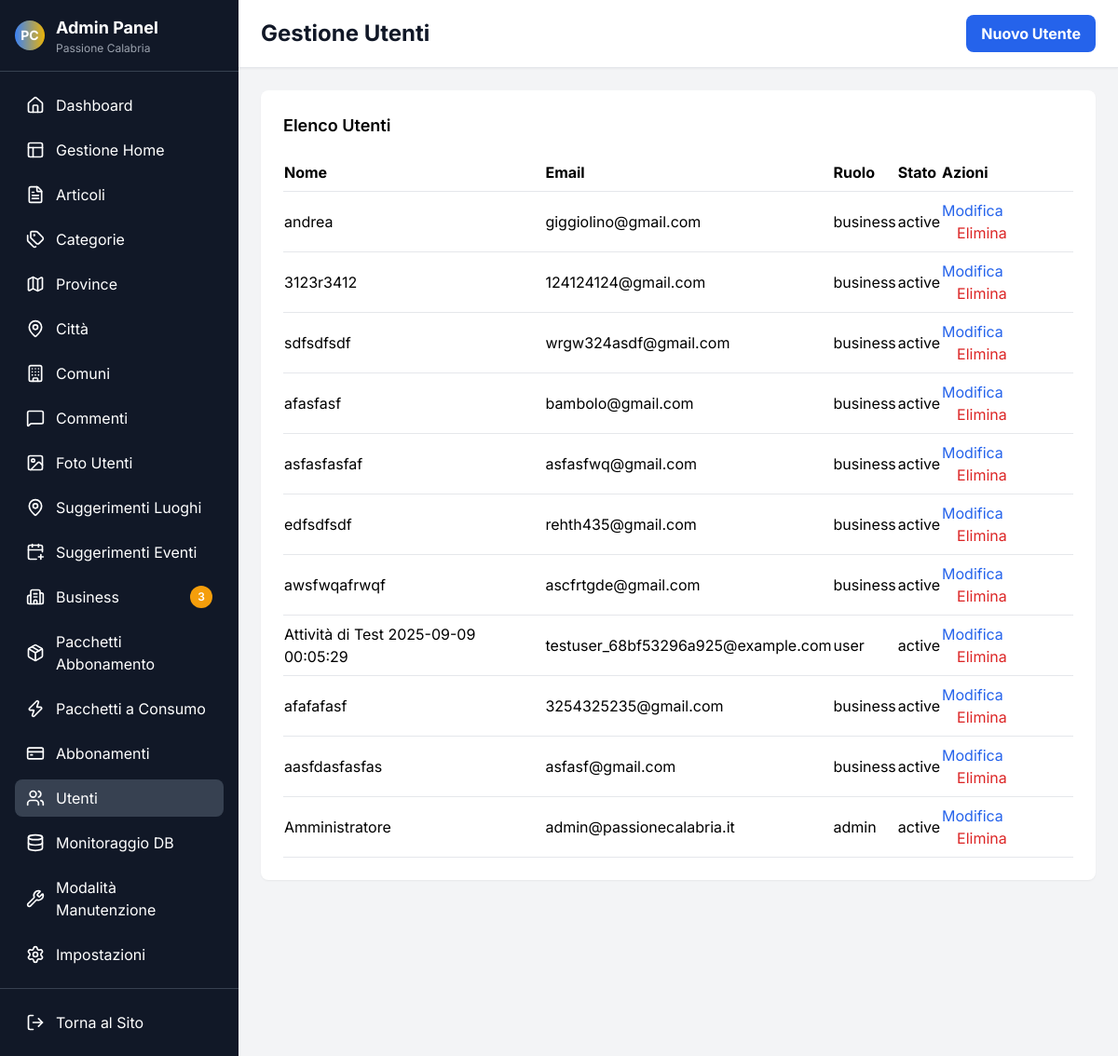
/admin/utenti.php, run on the app's committed database.
### tables this page shows
CREATE TABLE `users` (
  `id` int NOT NULL,
  `email` varchar(255) NOT NULL,
  `password` varchar(255) NOT NULL,
  `first_name` varchar(100) DEFAULT NULL,
  `last_name` varchar(100) DEFAULT NULL,
  `name` varchar(255) NOT NULL,
  `role` enum('user','admin','editor','business') DEFAULT 'user',
  `status` enum('active','inactive','banned') DEFAULT 'active',
  `avatar` varchar(500) DEFAULT NULL,
  `last_login` timestamp NULL DEFAULT NULL,
  `created_at` timestamp NULL DEFAULT CURRENT_TIMESTAMP
);

### includes/db_config.php (called while the page is built, shortened)
<?php
function getDatabaseConfig() {
    $host = getenv('DB_HOST');
    $dbname = getenv('DB_NAME');
    $username = getenv('DB_USER');
    $password = getenv('DB_PASSWORD');
    if (!$host) {
        $host = 'db5018301966.hosting-data.io';
        $dbname = 'dbs14504718';
        $username = 'dbu1167357';
        $password = 'Barboncino692@@';
    }
    return [
        'host' => $host,
        'dbname' => $dbname,
        'username' => $username,
        'password' => $password
    ];
}
?>

### includes/database_mysql.php (called while the page is built, shortened)
<?php
require_once __DIR__ . '/db_config.php';
class Database {
    public $pdo;
    private $connection_error = false;
    public function __construct() {
        $config = getDatabaseConfig();
        $this->host = $config['host'];
        $this->dbname = $config['dbname'];
        $this->username = $config['username'];
        $this->password = $config['password'];
        try {
            $dsn = "mysql:host={$this->host};dbname={$this->dbname};charset=utf8mb4";
            $options = [
                PDO::ATTR_ERRMODE => PDO::ERRMODE_EXCEPTION,
                PDO::ATTR_DEFAULT_FETCH_MODE => PDO::FETCH_ASSOC,
                PDO::ATTR_EMULATE_PREPARES => false,
            ];
            $this->pdo = new PDO($dsn, $this->username, $this->password, $options);
        } catch (PDOException $e) {
            $this->connection_error = true;
            $this->error_message = 'Errore connessione database MySQL: ' . $e->getMessage();
            error_log($this->error_message);
            $this->pdo = null;
        }
    }
    public function isConnected() {
        return !$this->connection_error && $this->pdo !== null;
    }
    private function checkConnection() {
        return true;
    }
    public function getUsers() {
        $stmt = $this->pdo->prepare('SELECT id, email, name, role, status, last_login FROM users ORDER BY created_at DESC');
        $stmt->execute();
        return $stmt->fetchAll();
    }
}
?>

### admin/utenti.php (the view, shortened to what this page needs)
<?php
require_once '../includes/database_mysql.php';
$db = new Database();
$action = $_GET['action'] ?? 'list';
?>
<!DOCTYPE html>
<html lang="it">
<head>
    <script src="https://cdn.tailwindcss.com"></script>
    <link rel="stylesheet" href="../assets/css/style.css">
</head>
<body class="min-h-screen bg-gray-100 flex">
    <div class="bg-gray-900 text-white w-64 flex flex-col">
        <div class="p-4 border-b border-gray-700">
            <div class="flex items-center space-x-3">
                <div class="w-8 h-8 bg-gradient-to-r from-blue-500 to-yellow-500 rounded-full flex items-center justify-center">
                    <span class="text-white font-bold text-sm">PC</span>
                </div>
                <div>
                    <h1 class="font-bold text-lg">Admin Panel</h1>
                    <p class="text-xs text-gray-400">Passione Calabria</p>
                </div>
            </div>
        </div>
        <?php include 'partials/menu.php'; ?>
        <div class="p-4 border-t border-gray-700">
            <a href="../index.php" class="flex items-center space-x-3 px-3 py-2 rounded-lg hover:bg-gray-700 transition-colors"><i data-lucide="log-out" class="w-5 h-5"></i><span>Torna al Sito</span></a>
        </div>
    </div>
    <div class="flex-1 flex flex-col overflow-hidden">
        <header class="bg-white shadow-sm border-b border-gray-200 px-6 py-4">
            <div class="flex justify-between items-center">
                <h1 class="text-2xl font-bold text-gray-900">Gestione Utenti</h1>
                <?php if ($action === 'list'): ?>
                <a href="utenti.php?action=new" class="bg-blue-600 hover:bg-blue-700 text-white font-bold py-2 px-4 rounded-lg">Nuovo Utente</a>
                <?php endif; ?>
            </div>
        </header>
        <main class="flex-1 overflow-auto p-6">
            <?php if ($action === 'list'): ?>
            <div class="bg-white rounded-lg shadow-sm p-6">
                <h2 class="text-lg font-semibold mb-4">Elenco Utenti</h2>
                <table class="w-full">
                    <thead>
                        <tr class="border-b">
                            <th class="text-left py-2">Nome</th>
                            <th class="text-left py-2">Email</th>
                            <th class="text-left py-2">Ruolo</th>
                            <th class="text-left py-2">Stato</th>
                            <th class="text-left py-2">Azioni</th>
                        </tr>
                    </thead>
                    <tbody>
                        <?php
                        $users = $db->getUsers();
                        foreach ($users as $user):
                        ?>
                        <tr class="border-b">
                            <td class="py-2"><?php echo htmlspecialchars($user['name']); ?></td>
                            <td class="py-2"><?php echo htmlspecialchars($user['email']); ?></td>
                            <td class="py-2"><?php echo htmlspecialchars($user['role']); ?></td>
                            <td class="py-2"><?php echo htmlspecialchars($user['status']); ?></td>
                            <td class="py-2">
                                <a href="utenti.php?action=edit&id=<?php echo $user['id']; ?>" class="text-blue-600 hover:underline">Modifica</a>
                                <a href="utenti.php?action=delete&id=<?php echo $user['id']; ?>" class="text-red-600 hover:underline ml-4" onclick="return confirm('Sei sicuro di voler eliminare questo utente?');">Elimina</a>
                            </td>
                        </tr>
                        <?php endforeach; ?>
                    </tbody>
                </table>
            </div>
            <?php endif; ?>
        </main>
    </div>
</body>
</html>

### assets/css/style.css (style rules this page uses)
:root { --calabria-blue: #2563eb; --calabria-blue-light: #3b82f6; --calabria-blue-dark: #1d4ed8; --calabria-gold: #f59e0b; --calabria-gold-light: #fbbf24; --calabria-gold-dark: #d97706; --calabria-teal: #14b8a6; --calabria-green: #10b981; }
* { scroll-behavior: smooth; }
body { font-family: 'Inter', -apple-system, BlinkMacSystemFont, 'Segoe UI', Roboto, sans-serif; line-height: 1.6; }

### data on the page
users: name "andrea", email "giggiolino@gmail.com", role "business", status "active"
users: name "3123r3412", email "124124124@gmail.com", role "business", status "active"
users: name "sdfsdfsdf", email "wrgw324asdf@gmail.com", role "business", status "active"
users: name "afasfasf", email "bambolo@gmail.com", role "business", status "active"
users: name "asfasfasfaf", email "asfasfwq@gmail.com", role "business", status "active"
users: name "edfsdfsdf", email "rehth435@gmail.com", role "business", status "active"
users: name "awsfwqafrwqf", email "ascfrtgde@gmail.com", role "business", status "active"
users: name "Attività di Test 2025-09-09 00:05:29", email "testuser_68bf53296a925@example.com", role "user", status "active"
users: name "afafafasf", email "3254325235@gmail.com", role "business", status "active"
users: name "aasfdasfasfas", email "asfasf@gmail.com", role "business", status "active"
users: name "Amministratore", email "admin@passionecalabria.it", role "admin", status "active"

### other printed values
$item['label'] "Dashboard"
$item['label'] "Gestione Home"
$item['label'] "Articoli"
$item['label'] "Categorie"
$item['label'] "Province"
$item['label'] "Città"
$item['label'] "Comuni"
$item['label'] "Commenti"
$item['label'] "Foto Utenti"
$item['label'] "Suggerimenti Luoghi"
$item['label'] "Suggerimenti Eventi"
$item['label'] "Business"
$countToShow "3"
$item['label'] "Pacchetti Abbonamento"
$item['label'] "Pacchetti a Consumo"
